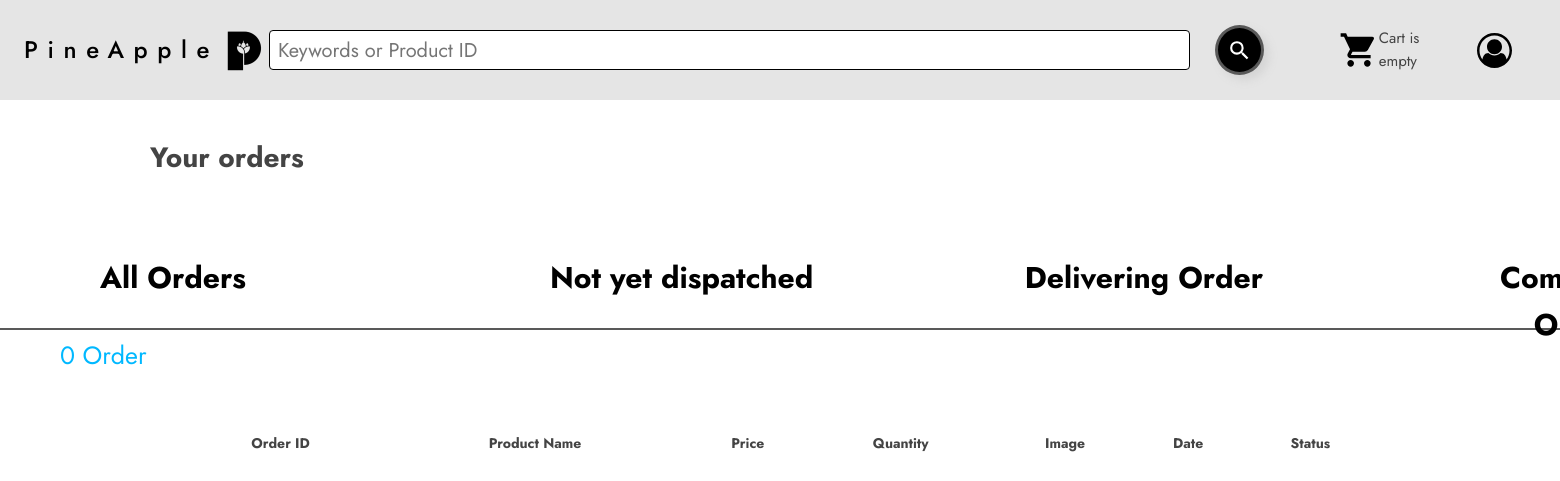
Before: /delivered.php (signed in) with the older database file.
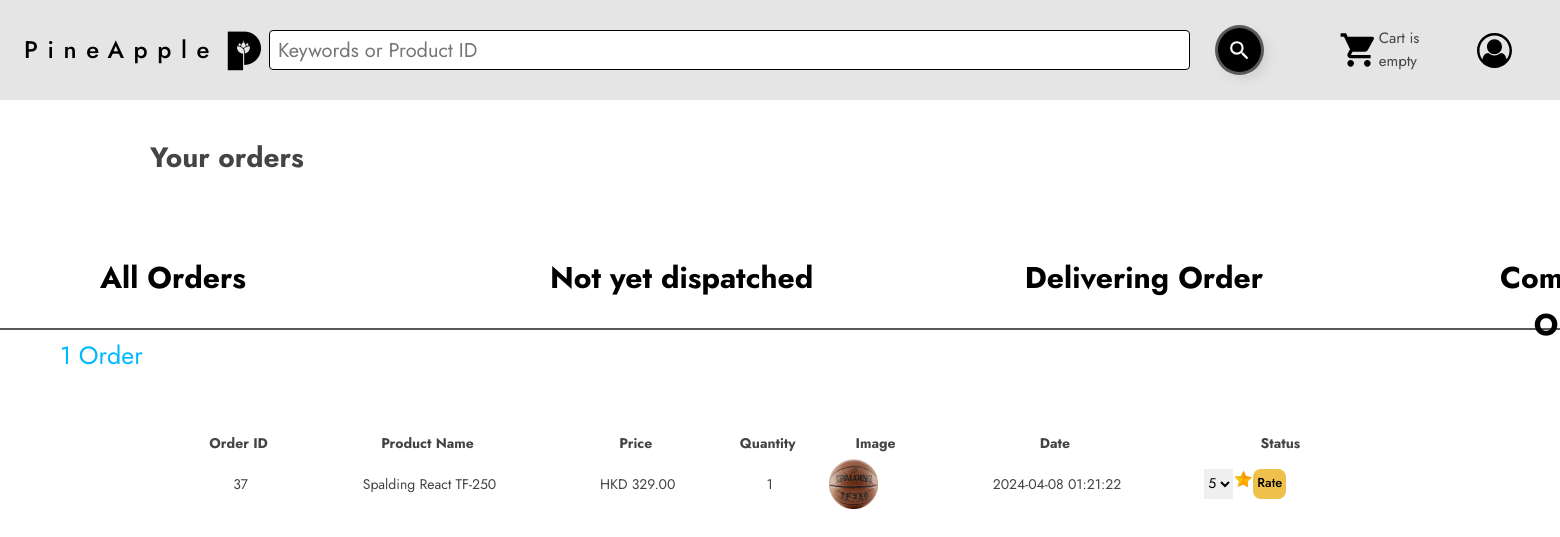
After: the same page with the newer database file.
### tables this page shows
CREATE TABLE IF NOT EXISTS `table_order` (
  `id` int NOT NULL AUTO_INCREMENT,
  `cmrId` int NOT NULL,
  `productId` int NOT NULL,
  `productName` varchar(255) NOT NULL,
  `quantity` int NOT NULL,
  `price` float(10,2) NOT NULL,
  `image` varchar(255) NOT NULL,
  `date` datetime NOT NULL DEFAULT CURRENT_TIMESTAMP,
  `status` int NOT NULL DEFAULT '0',
  PRIMARY KEY (`id`)
);

### classess/Cart.php (called while the page is built, shortened)
<?php
$filepath = realpath(dirname(__FILE__));
include_once($filepath . '/../lib/Database.php');
?>
<?php
class Cart
{
	private $db;
	public function __construct()
	{
		$this->db = new Database();
	}
	public function getDeliveredProduct($cmrId)
	{
		$query = "SELECT * FROM table_order WHERE cmrId = '$cmrId' and (status = 2 or status = 3) ORDER BY date DESC";
		$result = $this->db->select($query);
		return $result;
	}
}
?>

### lib/Database.php (called while the page is built, shortened)
<?php
Class Database{
 public $host   = DB_HOST;
 public $user   = DB_USER;
 public $pass   = DB_PASS;
 public $dbname = DB_NAME;
 public $link;
private function connectDB(){
 $this->link = new mysqli($this->host, $this->user, $this->pass,
  $this->dbname);
 }
public function select($query){
  $result = $this->link->query($query) or
   die($this->link->error.__LINE__);
  if($result->num_rows > 0){
    return $result;
  } else {
    return false;
  }
 }
}

### lib/Session.php (called while the page is built, shortened)
<?php
class Session{
 public static function get($key){
  if (isset($_SESSION[$key])) {
   return $_SESSION[$key];
  } else {
   return false;
  }
 }
}
?>

### delivered.php (the view, shortened to what this page needs)
<?php include 'inc/header.php';?>
    <link rel="stylesheet" type="text/css" href="css/layout.css" media="screen" />
    <link rel="stylesheet" type="text/css" href="css/nav.css" media="screen" />
    <link href="css/table/demo_page.css" rel="stylesheet" type="text/css" />
          <link href="./check-order.css" rel="stylesheet" />
          <div class="check-order-container02">
            <h1 class="check-order-text">Your orders</h1>
          </div>
          <div class="check-order-container03">
            <a href="check-order.php" class="check-order-text1 navbar-link">All Orders</a>
            <a href="delivery.php"  class="check-order-navlink navbar-link">Delivering Order</a>
            <a
              href="not-yet-dispatched.php"
              class="check-order-text2 navbar-link">
              Not yet dispatched
            </a>
            <a href="delivered.php"  class="check-order-text9 navbar-link">Completed Order</a>
          </div>
          <div class="check-order-container04">
            <div class="check-order-container06">
              <table class="data display datatable" id="example" style="width: 1200px;">
                <thead>
                  <tr>
                    <th>Order ID</th>
                    <th>Product Name</th>
                    <th>Price</th>
                    <th>Quantity</th>
                    <th>Image</th>
                    <th>Date</th>
                    <th>Status</th>
                  </tr>
                </thead>
                <tbody>
                  <?php
                    $cmrId = Session::get("cmrId");
                    $qty = 0;
                    $getPd = $ct->getDeliveredProduct($cmrId);
                    if ($getPd) {
                      $qty = 0;
                      while ($result = $getPd->fetch_assoc()) {
                        $qty++;
                  ?>
                  <tr class="odd gradeX" style="margin:auto;text-align:center">
                    <form action="" method="post">
                      <td><input type = "hidden" name = "id" value = <?php echo $result['id'];?>><?php echo $result['id'];?></td>
                      <td><?php echo $result['productName'];?></td>
                      <td>HKD <?php echo $result['price'];?></td>
                      <td><?php echo $result['quantity'];?></td>
                      <td><img src="admin/<?php echo $result['image'];?>" height="50px"></td>
                      <td><?php echo $result['date'];?>
                      </td>
                      <td>
                        <?php
                          if($result['status'] == 3){?>
                            <div> Rated </div>
                          <?php }
                          else if($result['status'] == 0){?>
                            <div> Pending </div>
                          <?php }
                          else if($result['status'] == 1){
                            ?>
                            <div> Delivering </div>
                          <?php }
                          else if($result['status'] == 2){
                          ?>
                              <div class = "group" >
                                <div>&nbsp;&nbsp;&nbsp;&nbsp;</div>
                                <select name = "rate" size="1">
                                  <option type = "int" value= 5>5</option>
                                </select>
                                <img src="./images/star.png" height="20px">
                                <input type="submit" name="submit" value="Rate" class="navlink navbar-link">
                              </div>
                        <?php }?>
                      </td>
                    </form>
                  </tr>
                  <?php } } ?>
                </tbody>
	            </table>
            </div>
            <div class="check-order-container05">
              <label class="check-order-text3"><?php echo $qty;?> Order</label>
            </div>
<?php include 'inc/footer_clean.php';?>

Changed rows visible on the page:
now on this page (row edited): table_order: id "37", productName "Spalding React TF-250", price "329.00", quantity "1", image (picture), date "2024-04-08 01:21:22", status 2 (drawn)
Other visible differences:
$qty: "0" → "1"
